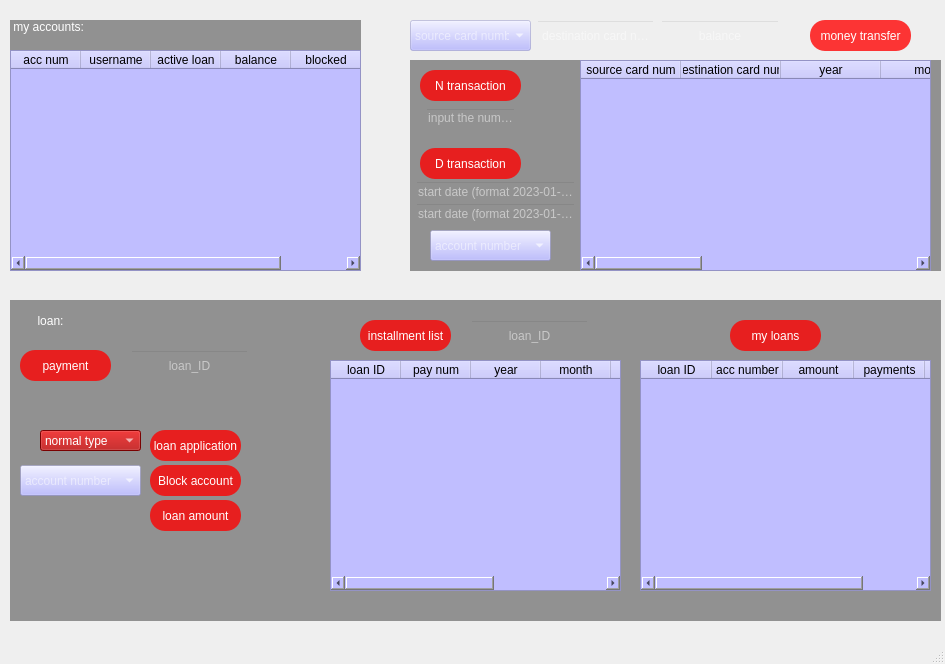
<?xml version="1.0" encoding="UTF-8"?>
<ui version="4.0">
 <class>Welcome</class>
 <widget class="QMainWindow" name="Welcome">
  <property name="geometry">
   <rect>
    <x>0</x>
    <y>0</y>
    <width>945</width>
    <height>664</height>
   </rect>
  </property>
  <property name="sizeIncrement">
   <size>
    <width>0</width>
    <height>0</height>
   </size>
  </property>
  <property name="windowTitle">
   <string>MainWindow</string>
  </property>
  <widget class="QWidget" name="centralwidget">
   <widget class="QLabel" name="background_image">
    <property name="geometry">
     <rect>
      <x>0</x>
      <y>0</y>
      <width>951</width>
      <height>661</height>
     </rect>
    </property>
    <property name="text">
     <string/>
    </property>
    <property name="pixmap">
     <pixmap>utils/images/Untitled.jpg</pixmap>
    </property>
    <property name="scaledContents">
     <bool>true</bool>
    </property>
   </widget>
   <widget class="QPushButton" name="MoneyTransfer">
    <property name="geometry">
     <rect>
      <x>810</x>
      <y>20</y>
      <width>101</width>
      <height>31</height>
     </rect>
    </property>
    <property name="styleSheet">
     <string notr="true">
QPushButton{
 border-radius:15px;
color: rgb(255, 255, 255);
font: 10pt &quot;Cambria&quot;;
background-color: rgb(255, 0, 0,200);
border-style:inset;
}

QPushButton:hover{
 border-radius:15px;
color: rgb(255, 255, 255);
font: 10pt &quot;Cambria&quot;;
background-color: rgb(255, 0, 0);
}

QPushButton:pressed{
 border-radius:15px;
color: rgb(255, 255, 255);
font: 10pt &quot;Cambria&quot;;
background-color: rgb(255, 0, 0,100);
}</string>
    </property>
    <property name="text">
     <string>money transfer</string>
    </property>
   </widget>
   <widget class="QLabel" name="label">
    <property name="geometry">
     <rect>
      <x>10</x>
      <y>300</y>
      <width>931</width>
      <height>321</height>
     </rect>
    </property>
    <property name="styleSheet">
     <string notr="true">background-color: rgb(0, 0, 0, 100);</string>
    </property>
    <property name="text">
     <string/>
    </property>
   </widget>
   <widget class="QLabel" name="label_2">
    <property name="geometry">
     <rect>
      <x>20</x>
      <y>300</y>
      <width>61</width>
      <height>41</height>
     </rect>
    </property>
    <property name="styleSheet">
     <string notr="true">color: rgb(255, 255, 255);
font: 20pt &quot;MS Shell Dlg 2&quot;;</string>
    </property>
    <property name="text">
     <string>loan:</string>
    </property>
    <property name="alignment">
     <set>Qt::AlignCenter</set>
    </property>
   </widget>
   <widget class="QPushButton" name="pushButton">
    <property name="geometry">
     <rect>
      <x>730</x>
      <y>320</y>
      <width>91</width>
      <height>31</height>
     </rect>
    </property>
    <property name="styleSheet">
     <string notr="true">
QPushButton{
 border-radius:15px;
color: rgb(255, 255, 255);
font: 10pt &quot;Cambria&quot;;
background-color: rgb(255, 0, 0,200);
border-style:inset;
}

QPushButton:hover{
 border-radius:15px;
color: rgb(255, 255, 255);
font: 10pt &quot;Cambria&quot;;
background-color: rgb(255, 0, 0);
}

QPushButton:pressed{
 border-radius:15px;
color: rgb(255, 255, 255);
font: 10pt &quot;Cambria&quot;;
background-color: rgb(255, 0, 0,100);
}</string>
    </property>
    <property name="text">
     <string>my loans</string>
    </property>
   </widget>
   <widget class="QPushButton" name="pushButton_2">
    <property name="geometry">
     <rect>
      <x>360</x>
      <y>320</y>
      <width>91</width>
      <height>31</height>
     </rect>
    </property>
    <property name="styleSheet">
     <string notr="true">
QPushButton{
 border-radius:15px;
color: rgb(255, 255, 255);
font: 10pt &quot;Cambria&quot;;
background-color: rgb(255, 0, 0,200);
border-style:inset;
}

QPushButton:hover{
 border-radius:15px;
color: rgb(255, 255, 255);
font: 10pt &quot;Cambria&quot;;
background-color: rgb(255, 0, 0);
}

QPushButton:pressed{
 border-radius:15px;
color: rgb(255, 255, 255);
font: 10pt &quot;Cambria&quot;;
background-color: rgb(255, 0, 0,100);
}</string>
    </property>
    <property name="text">
     <string>installment list</string>
    </property>
   </widget>
   <widget class="QPushButton" name="pushButton_3">
    <property name="geometry">
     <rect>
      <x>150</x>
      <y>430</y>
      <width>91</width>
      <height>31</height>
     </rect>
    </property>
    <property name="styleSheet">
     <string notr="true">
QPushButton{
 border-radius:15px;
color: rgb(255, 255, 255);
font: 10pt &quot;Cambria&quot;;
background-color: rgb(255, 0, 0,200);
border-style:inset;
}

QPushButton:hover{
 border-radius:15px;
color: rgb(255, 255, 255);
font: 10pt &quot;Cambria&quot;;
background-color: rgb(255, 0, 0);
}

QPushButton:pressed{
 border-radius:15px;
color: rgb(255, 255, 255);
font: 10pt &quot;Cambria&quot;;
background-color: rgb(255, 0, 0,100);
}</string>
    </property>
    <property name="text">
     <string>loan application</string>
    </property>
   </widget>
   <widget class="QPushButton" name="pushButton_4">
    <property name="geometry">
     <rect>
      <x>150</x>
      <y>500</y>
      <width>91</width>
      <height>31</height>
     </rect>
    </property>
    <property name="styleSheet">
     <string notr="true">
QPushButton{
 border-radius:15px;
color: rgb(255, 255, 255);
font: 10pt &quot;Cambria&quot;;
background-color: rgb(255, 0, 0,200);
border-style:inset;
}

QPushButton:hover{
 border-radius:15px;
color: rgb(255, 255, 255);
font: 10pt &quot;Cambria&quot;;
background-color: rgb(255, 0, 0);
}

QPushButton:pressed{
 border-radius:15px;
color: rgb(255, 255, 255);
font: 10pt &quot;Cambria&quot;;
background-color: rgb(255, 0, 0,100);
}</string>
    </property>
    <property name="text">
     <string>loan amount</string>
    </property>
   </widget>
   <widget class="QPushButton" name="pushButton_5">
    <property name="geometry">
     <rect>
      <x>20</x>
      <y>350</y>
      <width>91</width>
      <height>31</height>
     </rect>
    </property>
    <property name="styleSheet">
     <string notr="true">
QPushButton{
 border-radius:15px;
color: rgb(255, 255, 255);
font: 10pt &quot;Cambria&quot;;
background-color: rgb(255, 0, 0,200);
border-style:inset;
}

QPushButton:hover{
 border-radius:15px;
color: rgb(255, 255, 255);
font: 10pt &quot;Cambria&quot;;
background-color: rgb(255, 0, 0);
}

QPushButton:pressed{
 border-radius:15px;
color: rgb(255, 255, 255);
font: 10pt &quot;Cambria&quot;;
background-color: rgb(255, 0, 0,100);
}</string>
    </property>
    <property name="text">
     <string>payment</string>
    </property>
   </widget>
   <widget class="QLabel" name="label_3">
    <property name="geometry">
     <rect>
      <x>10</x>
      <y>20</y>
      <width>351</width>
      <height>251</height>
     </rect>
    </property>
    <property name="styleSheet">
     <string notr="true">background-color: rgb(0, 0, 0, 100);
color: rgb(255, 255, 255);
font: 15pt &quot;MS Shell Dlg 2&quot;;</string>
    </property>
    <property name="text">
     <string> my accounts:</string>
    </property>
    <property name="alignment">
     <set>Qt::AlignLeading|Qt::AlignLeft|Qt::AlignTop</set>
    </property>
   </widget>
   <widget class="QTableWidget" name="tableWidget">
    <property name="geometry">
     <rect>
      <x>10</x>
      <y>50</y>
      <width>351</width>
      <height>221</height>
     </rect>
    </property>
    <property name="styleSheet">
     <string notr="true">background-color: rgb(192, 190, 255);
</string>
    </property>
    <attribute name="horizontalHeaderDefaultSectionSize">
     <number>70</number>
    </attribute>
    <column>
     <property name="text">
      <string>acc num</string>
     </property>
    </column>
    <column>
     <property name="text">
      <string>username</string>
     </property>
    </column>
    <column>
     <property name="text">
      <string>active loan</string>
     </property>
    </column>
    <column>
     <property name="text">
      <string>balance</string>
     </property>
     <property name="whatsThis">
      <string notr="true"/>
     </property>
    </column>
    <column>
     <property name="text">
      <string>blocked</string>
     </property>
    </column>
   </widget>
   <widget class="QLineEdit" name="dcn">
    <property name="geometry">
     <rect>
      <x>536</x>
      <y>20</y>
      <width>119</width>
      <height>31</height>
     </rect>
    </property>
    <property name="styleSheet">
     <string notr="true">background-color:rgba(0,0,0,0);
font: 8pt &quot;MS Shell Dlg 2&quot;;
color:rgb(255, 255, 255);</string>
    </property>
    <property name="text">
     <string/>
    </property>
    <property name="alignment">
     <set>Qt::AlignCenter</set>
    </property>
    <property name="placeholderText">
     <string>destination card number</string>
    </property>
   </widget>
   <widget class="QLineEdit" name="balance">
    <property name="geometry">
     <rect>
      <x>660</x>
      <y>20</y>
      <width>120</width>
      <height>31</height>
     </rect>
    </property>
    <property name="styleSheet">
     <string notr="true">background-color:rgba(0,0,0,0);
font: 8pt &quot;MS Shell Dlg 2&quot;;
color:rgb(255, 255, 255);</string>
    </property>
    <property name="text">
     <string/>
    </property>
    <property name="alignment">
     <set>Qt::AlignCenter</set>
    </property>
    <property name="placeholderText">
     <string>balance</string>
    </property>
   </widget>
   <widget class="QLabel" name="label_4">
    <property name="geometry">
     <rect>
      <x>410</x>
      <y>60</y>
      <width>531</width>
      <height>211</height>
     </rect>
    </property>
    <property name="styleSheet">
     <string notr="true">background-color: rgb(0, 0, 0, 100);</string>
    </property>
    <property name="text">
     <string/>
    </property>
   </widget>
   <widget class="QTableWidget" name="tableWidget_2">
    <property name="geometry">
     <rect>
      <x>580</x>
      <y>60</y>
      <width>351</width>
      <height>211</height>
     </rect>
    </property>
    <property name="styleSheet">
     <string notr="true">background-color: rgb(192, 190, 255);
</string>
    </property>
    <column>
     <property name="text">
      <string>source card num</string>
     </property>
    </column>
    <column>
     <property name="text">
      <string>destination card num</string>
     </property>
    </column>
    <column>
     <property name="text">
      <string>year</string>
     </property>
    </column>
    <column>
     <property name="text">
      <string>month</string>
     </property>
    </column>
    <column>
     <property name="text">
      <string>day</string>
     </property>
    </column>
    <column>
     <property name="text">
      <string>hour</string>
     </property>
    </column>
    <column>
     <property name="text">
      <string>min</string>
     </property>
    </column>
    <column>
     <property name="text">
      <string>amount</string>
     </property>
    </column>
    <column>
     <property name="text">
      <string>successfull</string>
     </property>
    </column>
   </widget>
   <widget class="QPushButton" name="DTransaction">
    <property name="geometry">
     <rect>
      <x>420</x>
      <y>148</y>
      <width>101</width>
      <height>31</height>
     </rect>
    </property>
    <property name="styleSheet">
     <string notr="true">
QPushButton{
 border-radius:15px;
color: rgb(255, 255, 255);
font: 10pt &quot;Cambria&quot;;
background-color: rgb(255, 0, 0,200);
border-style:inset;
}

QPushButton:hover{
 border-radius:15px;
color: rgb(255, 255, 255);
font: 10pt &quot;Cambria&quot;;
background-color: rgb(255, 0, 0);
}

QPushButton:pressed{
 border-radius:15px;
color: rgb(255, 255, 255);
font: 10pt &quot;Cambria&quot;;
background-color: rgb(255, 0, 0,100);
}</string>
    </property>
    <property name="text">
     <string>D transaction</string>
    </property>
   </widget>
   <widget class="QPushButton" name="NTransaction">
    <property name="geometry">
     <rect>
      <x>420</x>
      <y>70</y>
      <width>101</width>
      <height>31</height>
     </rect>
    </property>
    <property name="styleSheet">
     <string notr="true">
QPushButton{
 border-radius:15px;
color: rgb(255, 255, 255);
font: 10pt &quot;Cambria&quot;;
background-color: rgb(255, 0, 0,200);
border-style:inset;
}

QPushButton:hover{
 border-radius:15px;
color: rgb(255, 255, 255);
font: 10pt &quot;Cambria&quot;;
background-color: rgb(255, 0, 0);
}

QPushButton:pressed{
 border-radius:15px;
color: rgb(255, 255, 255);
font: 10pt &quot;Cambria&quot;;
background-color: rgb(255, 0, 0,100);
}</string>
    </property>
    <property name="text">
     <string>N transaction</string>
    </property>
   </widget>
   <widget class="QLineEdit" name="nEditLine">
    <property name="geometry">
     <rect>
      <x>425</x>
      <y>108</y>
      <width>91</width>
      <height>20</height>
     </rect>
    </property>
    <property name="styleSheet">
     <string notr="true">background-color:rgba(0,0,0,0);
font: 8pt &quot;MS Shell Dlg 2&quot;;
color:rgb(255, 255, 255);</string>
    </property>
    <property name="alignment">
     <set>Qt::AlignCenter</set>
    </property>
    <property name="placeholderText">
     <string>input the number</string>
    </property>
   </widget>
   <widget class="QLineEdit" name="dateEditLine">
    <property name="geometry">
     <rect>
      <x>415</x>
      <y>181</y>
      <width>161</width>
      <height>21</height>
     </rect>
    </property>
    <property name="styleSheet">
     <string notr="true">background-color:rgba(0,0,0,0);
font: 8pt &quot;MS Shell Dlg 2&quot;;
color:rgb(255, 255, 255);</string>
    </property>
    <property name="alignment">
     <set>Qt::AlignCenter</set>
    </property>
    <property name="placeholderText">
     <string>start date (format 2023-01-01)</string>
    </property>
   </widget>
   <widget class="QLineEdit" name="dateEditLine_2">
    <property name="geometry">
     <rect>
      <x>415</x>
      <y>203</y>
      <width>161</width>
      <height>21</height>
     </rect>
    </property>
    <property name="styleSheet">
     <string notr="true">background-color:rgba(0,0,0,0);
font: 8pt &quot;MS Shell Dlg 2&quot;;
color:rgb(255, 255, 255);</string>
    </property>
    <property name="alignment">
     <set>Qt::AlignCenter</set>
    </property>
    <property name="placeholderText">
     <string>start date (format 2023-01-01)</string>
    </property>
   </widget>
   <widget class="QTableWidget" name="tableWidget_3">
    <property name="geometry">
     <rect>
      <x>640</x>
      <y>360</y>
      <width>291</width>
      <height>231</height>
     </rect>
    </property>
    <property name="autoFillBackground">
     <bool>false</bool>
    </property>
    <property name="styleSheet">
     <string notr="true">background-color: rgb(192, 190, 255);</string>
    </property>
    <property name="verticalScrollBarPolicy">
     <enum>Qt::ScrollBarAsNeeded</enum>
    </property>
    <attribute name="horizontalHeaderVisible">
     <bool>true</bool>
    </attribute>
    <attribute name="horizontalHeaderCascadingSectionResizes">
     <bool>false</bool>
    </attribute>
    <attribute name="horizontalHeaderDefaultSectionSize">
     <number>71</number>
    </attribute>
    <attribute name="horizontalHeaderHighlightSections">
     <bool>true</bool>
    </attribute>
    <column>
     <property name="text">
      <string>loan ID</string>
     </property>
    </column>
    <column>
     <property name="text">
      <string>acc number</string>
     </property>
    </column>
    <column>
     <property name="text">
      <string>amount</string>
     </property>
    </column>
    <column>
     <property name="text">
      <string>payments</string>
     </property>
    </column>
    <column>
     <property name="text">
      <string>username</string>
     </property>
    </column>
   </widget>
   <widget class="QTableWidget" name="tableWidget_4">
    <property name="geometry">
     <rect>
      <x>330</x>
      <y>360</y>
      <width>291</width>
      <height>231</height>
     </rect>
    </property>
    <property name="styleSheet">
     <string notr="true">background-color: rgb(192, 190, 255);</string>
    </property>
    <attribute name="horizontalHeaderDefaultSectionSize">
     <number>70</number>
    </attribute>
    <column>
     <property name="text">
      <string>loan ID</string>
     </property>
    </column>
    <column>
     <property name="text">
      <string>pay num</string>
     </property>
    </column>
    <column>
     <property name="text">
      <string>year</string>
     </property>
    </column>
    <column>
     <property name="text">
      <string>month</string>
     </property>
    </column>
    <column>
     <property name="text">
      <string>day</string>
     </property>
    </column>
    <column>
     <property name="text">
      <string>amount</string>
     </property>
    </column>
    <column>
     <property name="text">
      <string>paid</string>
     </property>
    </column>
   </widget>
   <widget class="QLineEdit" name="loanID">
    <property name="geometry">
     <rect>
      <x>470</x>
      <y>320</y>
      <width>119</width>
      <height>31</height>
     </rect>
    </property>
    <property name="styleSheet">
     <string notr="true">background-color:rgba(0,0,0,0);
font: 8pt &quot;MS Shell Dlg 2&quot;;
color:rgb(255, 255, 255);</string>
    </property>
    <property name="text">
     <string/>
    </property>
    <property name="alignment">
     <set>Qt::AlignCenter</set>
    </property>
    <property name="placeholderText">
     <string>loan_ID</string>
    </property>
   </widget>
   <widget class="QLineEdit" name="loanID_2">
    <property name="geometry">
     <rect>
      <x>130</x>
      <y>350</y>
      <width>119</width>
      <height>31</height>
     </rect>
    </property>
    <property name="styleSheet">
     <string notr="true">background-color:rgba(0,0,0,0);
font: 8pt &quot;MS Shell Dlg 2&quot;;
color:rgb(255, 255, 255);</string>
    </property>
    <property name="text">
     <string/>
    </property>
    <property name="alignment">
     <set>Qt::AlignCenter</set>
    </property>
    <property name="placeholderText">
     <string>loan_ID</string>
    </property>
   </widget>
   <widget class="QLabel" name="label_5">
    <property name="geometry">
     <rect>
      <x>20</x>
      <y>570</y>
      <width>281</width>
      <height>51</height>
     </rect>
    </property>
    <property name="styleSheet">
     <string notr="true">color: rgb(255, 255, 255);
font: 15pt &quot;MS Shell Dlg 2&quot;;</string>
    </property>
    <property name="text">
     <string/>
    </property>
    <property name="wordWrap">
     <bool>false</bool>
    </property>
   </widget>
   <widget class="QPushButton" name="MoneyTransfer_4">
    <property name="geometry">
     <rect>
      <x>150</x>
      <y>465</y>
      <width>91</width>
      <height>31</height>
     </rect>
    </property>
    <property name="styleSheet">
     <string notr="true">
QPushButton{
 border-radius:15px;
color: rgb(255, 255, 255);
font: 10pt &quot;Cambria&quot;;
background-color: rgb(255, 0, 0,200);
border-style:inset;
}

QPushButton:hover{
 border-radius:15px;
color: rgb(255, 255, 255);
font: 10pt &quot;Cambria&quot;;
background-color: rgb(255, 0, 0);
}

QPushButton:pressed{
 border-radius:15px;
color: rgb(255, 255, 255);
font: 10pt &quot;Cambria&quot;;
background-color: rgb(255, 0, 0,100);
}</string>
    </property>
    <property name="text">
     <string>Block account</string>
    </property>
   </widget>
   <widget class="QComboBox" name="comboBox">
    <property name="geometry">
     <rect>
      <x>40</x>
      <y>430</y>
      <width>101</width>
      <height>21</height>
     </rect>
    </property>
    <property name="styleSheet">
     <string notr="true">background-color: rgb(170, 0, 0, 250);
color : rgb(255, 255, 255);
</string>
    </property>
    <item>
     <property name="text">
      <string>normal type</string>
     </property>
    </item>
    <item>
     <property name="text">
      <string>loan to by housing</string>
     </property>
    </item>
    <item>
     <property name="text">
      <string>loan to by a laptop</string>
     </property>
    </item>
   </widget>
   <widget class="QComboBox" name="cscn">
    <property name="geometry">
     <rect>
      <x>410</x>
      <y>20</y>
      <width>121</width>
      <height>31</height>
     </rect>
    </property>
    <property name="styleSheet">
     <string notr="true">color : rgb(255, 255, 255);
font: 15pt &quot;MS Shell Dlg 2&quot;;
background-color: rgb(170, 170, 255, 100);</string>
    </property>
    <property name="placeholderText">
     <string>source card number</string>
    </property>
   </widget>
   <widget class="QComboBox" name="cAcc_num">
    <property name="geometry">
     <rect>
      <x>430</x>
      <y>230</y>
      <width>121</width>
      <height>31</height>
     </rect>
    </property>
    <property name="styleSheet">
     <string notr="true">color : rgb(255, 255, 255);
font: 15pt &quot;MS Shell Dlg 2&quot;;
background-color: rgb(170, 170, 255, 100);</string>
    </property>
    <property name="placeholderText">
     <string>account number</string>
    </property>
   </widget>
   <widget class="QComboBox" name="cAcc_num_2">
    <property name="geometry">
     <rect>
      <x>20</x>
      <y>465</y>
      <width>121</width>
      <height>31</height>
     </rect>
    </property>
    <property name="styleSheet">
     <string notr="true">color : rgb(255, 255, 255);
font: 15pt &quot;MS Shell Dlg 2&quot;;
background-color: rgb(170, 170, 255, 100);</string>
    </property>
    <property name="placeholderText">
     <string>account number</string>
    </property>
   </widget>
  </widget>
  <widget class="QMenuBar" name="menubar">
   <property name="geometry">
    <rect>
     <x>0</x>
     <y>0</y>
     <width>945</width>
     <height>21</height>
    </rect>
   </property>
  </widget>
  <widget class="QStatusBar" name="statusbar"/>
 </widget>
 <resources/>
 <connections/>
</ui>
